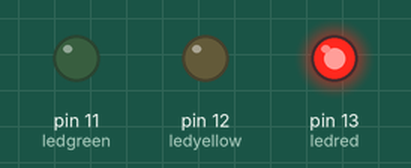
Recording of a sketch running on a simulated Arduino Uno, built with avr-gcc and run on an emulated ATmega328P. Parts: output pins drawn as LEDs (lit = HIGH).

Above: at 2.5 s.
At 5.5 s:
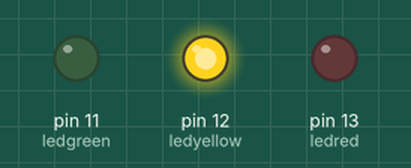
At 9.5 s:
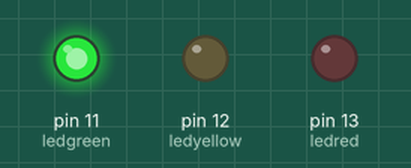
Timing chart, 0 to 16.9 s (numbered marks = the images above):
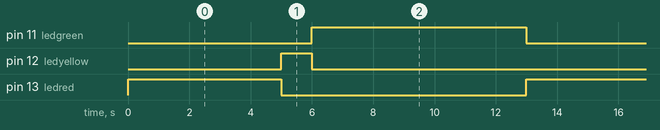

Measured:
- by itself, pin 11 (ledgreen): alternates HIGH for 7.0 s and LOW for 6.0 s
- by itself, pin 12 (ledyellow): alternates HIGH for 1.0 s and LOW for 12.0 s
- by itself, pin 13 (ledred): alternates HIGH for 5.0 s and LOW for 8.0 s

The sketch:

pp.ino
```cpp
int ledred = 13;
int ledyellow = 12;
int ledgreen = 11;
void setup() {
  // put your setup code here, to run once:
pinMode(ledred,OUTPUT);
pinMode(ledyellow,OUTPUT);
pinMode(ledgreen,OUTPUT);
}

void loop() {
  // put your main code here, to run repeatedly:
digitalWrite(ledred,HIGH);
delay(5000);
digitalWrite(ledred,LOW);
digitalWrite(ledyellow,HIGH);
delay(1000);
digitalWrite(ledyellow,LOW);
digitalWrite(ledgreen,HIGH);
delay(7000);
digitalWrite(ledgreen,LOW);
}
```
